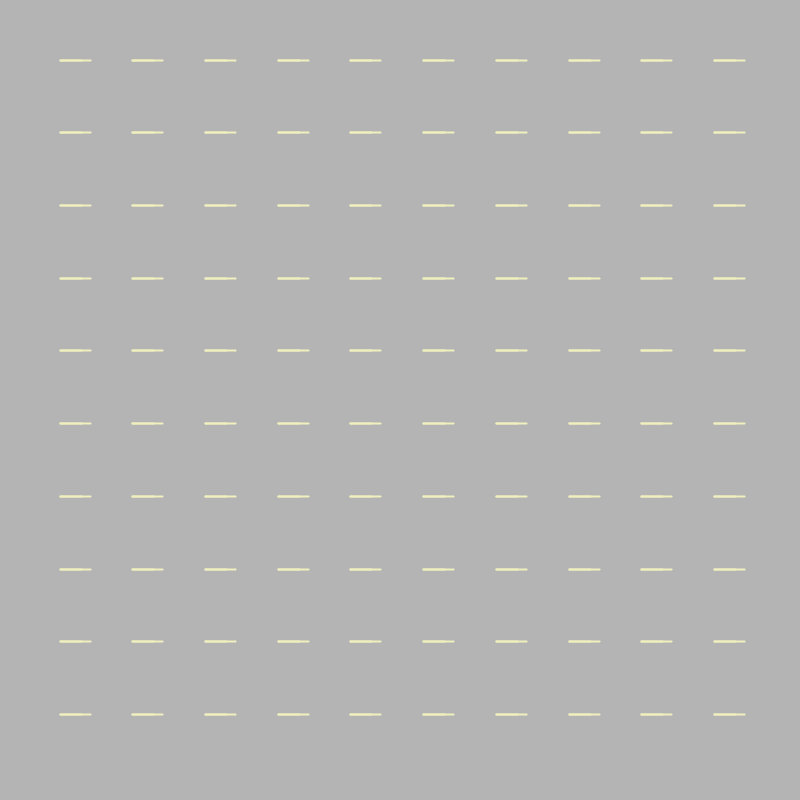
Frame 1 (no input)
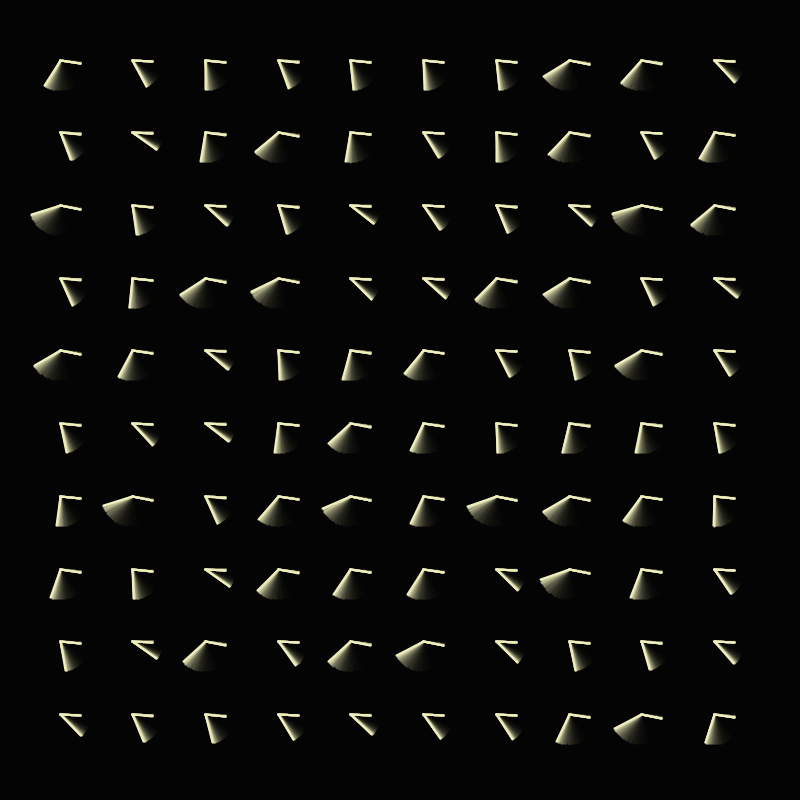
Frame 60 (the mouse pressed at the canvas centre just before this capture)
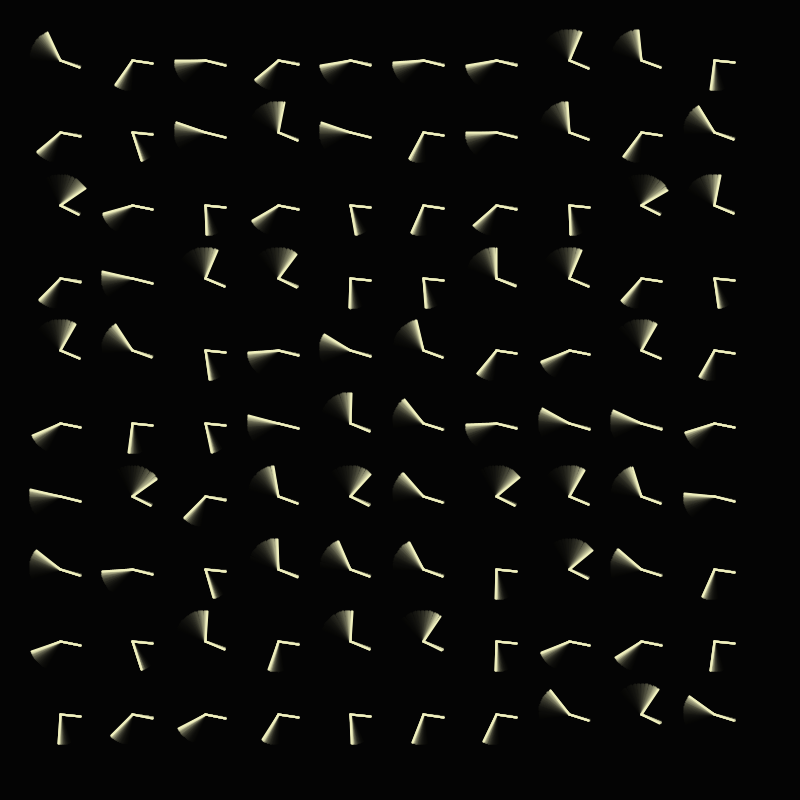
Frame 120 (the mouse held since frame 60 and released just before this capture)

The Processing sketch that drew these frames (run headless with seeded random() and noise(); from frame 60 on, the mouse is pressed at the canvas centre):

// Processing sketch: obiektZegarArrayXYsimple
// ── obiektZegarArrayXYsimple.pde
Zegar[] zegary = new Zegar[10*10];

void setup() {
  size(800, 800);
  for (int x=0; x < 10; x++)
    for (int y=0; y < 10; y++) {
      zegary[x*10+y] = new Zegar(60+x*width/(11), 60+y*height/(11), 30, random(0.01, 0.05));
    }
}

void draw() {
  fill(0, 30);
  noStroke();
  rect(0, 0, width, height);
  for (Zegar z : zegary) {
    z.draw();
    z.update();
  }
}
// ── zegar.pde
class Zegar {

  float kat = 0;
  float size;
  float speed;
  PVector srodek;
  PVector v1;
  PVector v2;

  Zegar(float x, float y, float s, float p) {
    size = s;
    speed = p;
    srodek = new PVector(x, y);
    update();
  }

  void update() {
    v1 = PVector.fromAngle(kat);
    v2 = PVector.fromAngle(kat/12.0);
    v1.mult(size);
    v2.mult(size*0.7);
    v1.add(srodek);
    v2.add(srodek);
    kat = kat + speed;
  }

  void draw() {
    stroke(240,240,190);
    strokeWeight(size*0.07);
    line(srodek.x, srodek.y, v1.x, v1.y);
    line(srodek.x, srodek.y, v2.x, v2.y);
  }
}
